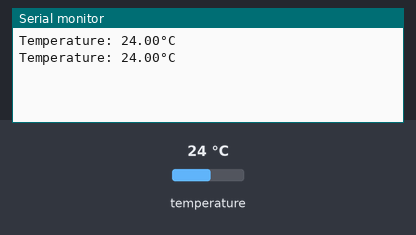
Recording of a sketch running on a simulated Arduino Uno, built with avr-gcc and run on an emulated ATmega328P. On the bench: the last lines printed to the serial monitor. The test bench sets the inputs (shaded band); at power-on: temperature 24 °C.

Above: at 3.3 s.
3.4 s: temperature set to 12 °C
At 5.5 s:
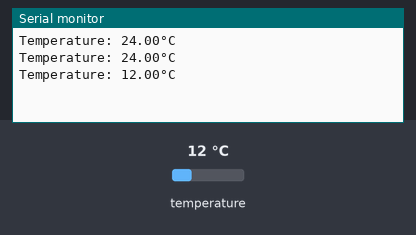
5.9 s: temperature set to 19 °C
At 6.9 s:
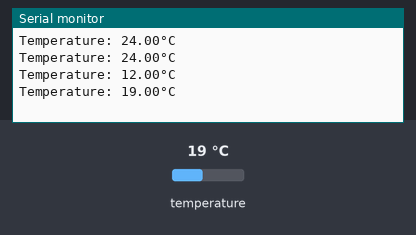
Timing chart, 0 to 8.9 s (numbered marks = the images above; inputs shaded):
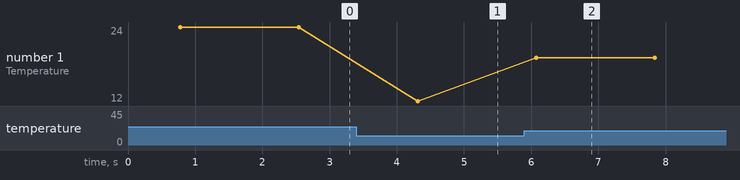

The sketch:

Soil_Temperature.ino
```cpp
#include <OneWire.h>
#include <DallasTemperature.h>

// Data wire is plugged into pin 2 on the Arduino
#define ONE_WIRE_BUS 13

// Setup a oneWire instance to communicate with any OneWire devices (not just Maxim/Dallas temperature ICs)
OneWire oneWire(ONE_WIRE_BUS);

// Pass our oneWire reference to Dallas Temperature.
DallasTemperature sensors(&oneWire);

void setup() {
  Serial.begin(9600);
  sensors.begin();
}

void loop() {
  sensors.requestTemperatures(); // Request temperature readings from the sensor(s)
  float tempC = sensors.getTempCByIndex(0); // Get temperature in Celsius
  Serial.print("Temperature: ");
  Serial.print(tempC);
  Serial.println("°C");
  delay(1000); // Wait 1 second before repeating the loop
}
```

Measured:
- after the input at 3.4 s, the serial monitor: prints a new line after 0.91 s (image 1)
- after the input at 5.9 s, the serial monitor: prints a new line after 0.17 s (image 2)
- plotted number 1: 24 → 12 after the input at 3.4 s, 12 → 19 after the input at 5.9 s
